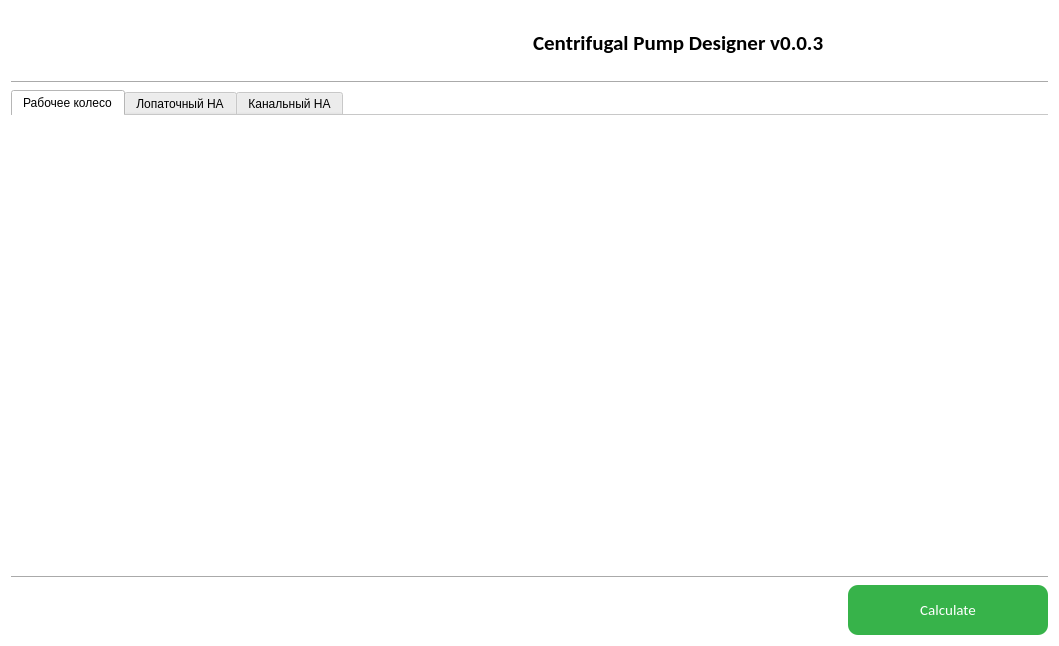
<?xml version="1.0" encoding="UTF-8"?>
<ui version="4.0">
 <class>MainWidget</class>
 <widget class="QWidget" name="MainWidget">
  <property name="geometry">
   <rect>
    <x>0</x>
    <y>0</y>
    <width>1059</width>
    <height>646</height>
   </rect>
  </property>
  <property name="windowTitle">
   <string>Form</string>
  </property>
  <property name="styleSheet">
   <string notr="true">background-color: rgb(255, 255, 255);</string>
  </property>
  <layout class="QVBoxLayout" name="verticalLayout" stretch="10,5,75,0,10">
   <item>
    <layout class="QHBoxLayout" name="horizontalLayout" stretch="50,50">
     <property name="sizeConstraint">
      <enum>QLayout::SetDefaultConstraint</enum>
     </property>
     <property name="leftMargin">
      <number>0</number>
     </property>
     <item>
      <widget class="QLabel" name="label">
       <property name="styleSheet">
        <string notr="true">image: url(:/title/images/polytech_label.JPG);</string>
       </property>
       <property name="text">
        <string/>
       </property>
       <property name="textFormat">
        <enum>Qt::RichText</enum>
       </property>
       <property name="scaledContents">
        <bool>false</bool>
       </property>
       <property name="alignment">
        <set>Qt::AlignLeading|Qt::AlignLeft|Qt::AlignVCenter</set>
       </property>
      </widget>
     </item>
     <item>
      <widget class="QLabel" name="label_2">
       <property name="font">
        <font>
         <family>Calibri</family>
         <pointsize>16</pointsize>
         <weight>75</weight>
         <bold>true</bold>
        </font>
       </property>
       <property name="text">
        <string>Centrifugal Pump Designer v0.0.3</string>
       </property>
      </widget>
     </item>
    </layout>
   </item>
   <item>
    <widget class="Line" name="line">
     <property name="orientation">
      <enum>Qt::Horizontal</enum>
     </property>
    </widget>
   </item>
   <item>
    <layout class="QHBoxLayout" name="horizontalLayout_2" stretch="0">
     <item>
      <widget class="QTabWidget" name="tabWidget">
       <property name="styleSheet">
        <string notr="true">font: 10pt &quot;Calibri&quot;;</string>
       </property>
       <property name="tabPosition">
        <enum>QTabWidget::North</enum>
       </property>
       <property name="tabShape">
        <enum>QTabWidget::Rounded</enum>
       </property>
       <property name="currentIndex">
        <number>0</number>
       </property>
       <property name="elideMode">
        <enum>Qt::ElideNone</enum>
       </property>
       <property name="usesScrollButtons">
        <bool>false</bool>
       </property>
       <property name="documentMode">
        <bool>true</bool>
       </property>
       <property name="tabsClosable">
        <bool>false</bool>
       </property>
       <property name="movable">
        <bool>false</bool>
       </property>
       <property name="tabBarAutoHide">
        <bool>false</bool>
       </property>
       <widget class="ImpellerWidget" name="impellerTab">
        <attribute name="title">
         <string>Рабочее колесо</string>
        </attribute>
       </widget>
       <widget class="StatorVanesWidget" name="statorVanesTab">
        <attribute name="title">
         <string>Лопаточный НА</string>
        </attribute>
        <layout class="QVBoxLayout" name="verticalLayout_2"/>
       </widget>
       <widget class="QWidget" name="statorChannelsTab">
        <attribute name="title">
         <string>Канальный НА</string>
        </attribute>
        <layout class="QVBoxLayout" name="verticalLayout_3">
         <item>
          <widget class="QLabel" name="label_4">
           <property name="text">
            <string>Канальный НА</string>
           </property>
          </widget>
         </item>
        </layout>
       </widget>
      </widget>
     </item>
    </layout>
   </item>
   <item>
    <widget class="Line" name="line_2">
     <property name="orientation">
      <enum>Qt::Horizontal</enum>
     </property>
    </widget>
   </item>
   <item>
    <layout class="QHBoxLayout" name="horizontalLayout_3" stretch="50,50">
     <item>
      <spacer name="horizontalSpacer">
       <property name="orientation">
        <enum>Qt::Horizontal</enum>
       </property>
       <property name="sizeHint" stdset="0">
        <size>
         <width>40</width>
         <height>20</height>
        </size>
       </property>
      </spacer>
     </item>
     <item>
      <widget class="QPushButton" name="calculatePushButton">
       <property name="sizePolicy">
        <sizepolicy hsizetype="Fixed" vsizetype="Fixed">
         <horstretch>0</horstretch>
         <verstretch>0</verstretch>
        </sizepolicy>
       </property>
       <property name="minimumSize">
        <size>
         <width>0</width>
         <height>0</height>
        </size>
       </property>
       <property name="maximumSize">
        <size>
         <width>200</width>
         <height>50</height>
        </size>
       </property>
       <property name="sizeIncrement">
        <size>
         <width>0</width>
         <height>0</height>
        </size>
       </property>
       <property name="font">
        <font>
         <family>Calibri</family>
         <pointsize>11</pointsize>
         <weight>50</weight>
         <bold>false</bold>
        </font>
       </property>
       <property name="cursor">
        <cursorShape>PointingHandCursor</cursorShape>
       </property>
       <property name="layoutDirection">
        <enum>Qt::LeftToRight</enum>
       </property>
       <property name="styleSheet">
        <string notr="true">QPushButton {
	background-color: rgb(55, 179, 74);
	color: rgb(255, 255, 255);
	border: none;
	border-radius: 10px
}

QPushButton:hover {
	background-color: rgb(71, 226, 90);
}

QPushButton:pressed {
	background-color: rgb(108, 244, 121);
}</string>
       </property>
       <property name="text">
        <string>Calculate</string>
       </property>
       <property name="iconSize">
        <size>
         <width>16</width>
         <height>16</height>
        </size>
       </property>
       <property name="checkable">
        <bool>false</bool>
       </property>
       <property name="autoDefault">
        <bool>false</bool>
       </property>
      </widget>
     </item>
    </layout>
   </item>
  </layout>
 </widget>
 <customwidgets>
  <customwidget>
   <class>ImpellerWidget</class>
   <extends>QWidget</extends>
   <header>src.ui.components.partswidgets.impellerwidget.impellerwidget</header>
   <container>1</container>
  </customwidget>
  <customwidget>
   <class>StatorVanesWidget</class>
   <extends>QWidget</extends>
   <header>src.ui.components.partswidgets.statorvaneswidget.statorvaneswidget</header>
   <container>1</container>
  </customwidget>
 </customwidgets>
 <resources>
  <include location="styles/mainwidget.qrc"/>
 </resources>
 <connections/>
</ui>
